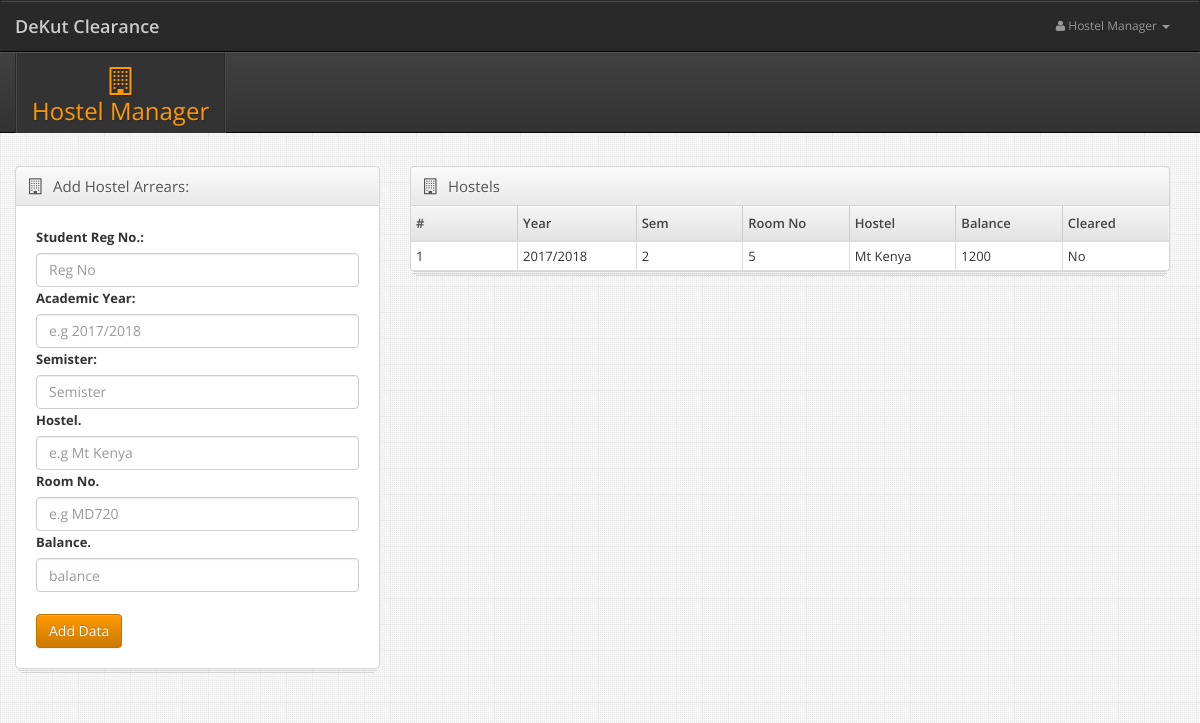
Screenshot of /hostel_manager.php with the database file from the repository.
### tables this page shows
CREATE TABLE IF NOT EXISTS `hostel` (
  `id` int(11) NOT NULL AUTO_INCREMENT,
  `user_id` int(11) NOT NULL DEFAULT '0',
  `space_no` varchar(50) NOT NULL DEFAULT '',
  `room_no` varchar(50) NOT NULL DEFAULT '',
  `amount` double NOT NULL DEFAULT '0',
  `academic_year` varchar(50) NOT NULL DEFAULT '',
  `sem` varchar(50) NOT NULL DEFAULT '',
  `cleared` enum('Y','N') NOT NULL DEFAULT 'N',
  `time` timestamp NOT NULL DEFAULT CURRENT_TIMESTAMP ON UPDATE CURRENT_TIMESTAMP,
  PRIMARY KEY (`id`)
);

### db/db_connect.php (called while the page is built, shortened)
<?php
class DB_CONNECT {
    function connect() {
        $con =  mysqli_connect(DB_SERVER, DB_USER, DB_PASSWORD,DB_DATABASE) or die(mysql_error());
        return $con;
    }
}
?>

### hostel_manager.php (the view, shortened to what this page needs)
<?php
  require_once __DIR__ . '/db/db_connect.php';
  $db = new DB_CONNECT();
  $finalArray2 = array();
  $query = mysqli_query($db->connect(), "Select *,(SELECT SUM(`amount`) FROM `hostel` ) AS total_amount FROM `hostel` WHERE  `cleared`  = 'N' AND `amount` > 0 GROUP BY `id`  ") or die(mysqli_error($db->connect()));
    if ($query) {
        $rows = mysqli_num_rows($query);
        $count2 = 0;
        if ($rows > 0) {
            while ($row = mysqli_fetch_array($query)) {
                $space_no = $row['space_no'];
                $room_no = $row['room_no'];
                $amount = $row['amount'];
                $academic_year = $row['academic_year'];
                $sem = $row['sem'];
                $dataArray = array();
                $dataArray['space_no'] = $space_no;
                $dataArray['room_no'] = $room_no;
                $dataArray['amount'] = $amount;
                $dataArray['academic_year'] = $academic_year;
                $dataArray['sem'] = $sem;
                $cleared = "Yes";
                if($amount > 0){
                    $cleared = "No";
                }
                $dataArray['cleared'] = $cleared;
                $finalArray2[$count2] = $dataArray;
                $count2++;
            }
        }
    }
?>
<!DOCTYPE html>
<html lang="en">
    <head>
        <link href="./css/bootstrap.min.css" rel="stylesheet">
        <link href="./css/bootstrap-responsive.min.css" rel="stylesheet">
        <link href="./css/font-awesome.min.css" rel="stylesheet">
        <link href="./css/ui-lightness/jquery-ui-1.10.0.custom.min.css" rel="stylesheet">
        <link href="./css/base-admin-3.css" rel="stylesheet">
        <link href="./css/base-admin-3-responsive.css" rel="stylesheet">
        <link href="./css/pages/dashboard.css" rel="stylesheet">
        <link href="./css/custom.css" rel="stylesheet">
    </head>
    <body>
           <nav class="navbar navbar-inverse" role="navigation">
            <div class="container">
                <div class="navbar-header">
                    <a class="navbar-brand" href="./index.php">DeKut Clearance</a>
                </div>
                <div class="collapse navbar-collapse navbar-ex1-collapse">
                    <ul class="nav navbar-nav navbar-right">
                        <li class="dropdown">
                            <a href="javscript:;" class="dropdown-toggle" data-toggle="dropdown">
                                <i class="icon-user"></i>
                                Hostel Manager
                                <b class="caret"></b>
                            </a>
                        </li>
                    </ul>
                </div>
            </div>
        </nav>
        <div class="subnavbar">
            <div class="subnavbar-inner">
                <div class="container">
                    <div class="collapse subnav-collapse">
                        <ul class="mainnav">
                            <li class="active">
                                <a href="#">
                                    <i class="icon-building"></i>
                                    <h3>Hostel Manager</h3>
                                </a>
                            </li>
                        </ul>
                    </div>
                </div>
            </div>
        </div>
        <div class="main">
            <div class="container">
                <div class="row">
                    <div class="col-md-4">
                        <div class="widget stacked widget-table action-table">
                             <div class="widget-header">
                                <i class="icon-building"></i>
                                <h3>Add Hostel Arrears:</h3>
                            </div>
                            <div class="widget-content " style="padding: 20px;">
                                <form method="POST" action="hostel_manager.php">
				<div class="field">
					<label for="firstname">Student Reg No.:</label>
					<input type="text" name="regno"  value="" placeholder="Reg No" class="form-control" />
				</div>
				<div class="field">
					<label for="lastname">Academic Year:</label>
					<input type="text" name="year"  value="" placeholder="e.g 2017/2018" class="form-control" />
				</div>
                                <div class="field">
					<label for="firstname">Semister:</label>
					<input type="text" name="sem"  value="" placeholder="Semister" class="form-control" />
				</div>
                                <div class="field">
					<label for="lastname">Hostel.</label>
					<input type="text" name="space_no"  value="" placeholder="e.g Mt Kenya" class="form-control" />
				</div>
				<div class="field">
					<label for="firstname">Room No.</label>
					<input type="text" name="room_no"  value="" placeholder="e.g MD720" class="form-control" />
				</div>
                                <div class="field">
					<label for="lastname">Balance.</label>
					<input type="text" name="amount"  value="" placeholder="balance" class="form-control" />
				</div>
                                <br>
                                <div>
                                    <input type="submit" class="login-action btn btn-primary" Value="Add Data"/>
                                </div>
                               </form>
                            </div>
                        </div>
                        </div>
                        <div class="col-md-8">
                             <div class="widget stacked widget-table  action-table">
                            <div class="widget-header">
                                <i class="icon-building"></i>
                                <h3>Hostels </h3>
                            </div>
                            <div class="widget-content">
                                <table class="table table-bordered table-condensed">
                                   <thead>
                                         <tr>
                                             <th>#</th>
                                           <th>Year</th>
                                           <th>Sem</th>
                                           <th>Room No</th>
                                           <th>Hostel</th>
                                           <th>Balance</th>
                                            <th>Cleared</th>
                                         </tr>
                                     </thead>
                                    <tbody>
                                        <?php $count2 = 0;
                                    for ($j = 0; $j < sizeof($finalArray2); $j++){
                                        $count2++;
                                        ?>
                                        <tr class="">
                                           <td class="col col-lg-1 "> <?php echo $count2; ?></td>
                                           <td class="col col-lg-1 "><?php echo $finalArray2[$j]["academic_year"]?></td>
                                           <td class="col col-lg-1 "><?php echo $finalArray2[$j]["sem"]?></td>
                                            <td class="col col-lg-1 "><?php echo $finalArray2[$j]["room_no"]?></td>
                                           <td class="col col-lg-1 "><?php echo $finalArray2[$j]["space_no"]?></td>
                                           <td class="col col-lg-1 "><?php echo $finalArray2[$j]["amount"]?></td>
                                          <td class="col col-lg-1 "><?php echo $finalArray2[$j]["cleared"]?></td>
                                       </tr>
                                    <?php }?>
                                    </tbody>
                                </table>
                            </div>
                            </div>
                        </div>
                    </div>
                </div>
            </div>
    </body>
</html>

### css/base-admin-3-responsive.css (style rules this page uses)
@media (min-width: 768px) { .subnav-collapse.collapse { display: block!important; height: auto!important; padding-bottom: 0; overflow: visible!important; } }
@media (min-width: 1200px) { .navbar .container, .subnavbar .container { padding-right: 0; padding-left: 0; } }

### rows the page displays
hostel: academic_year "2017/2018", sem "2", room_no "5", space_no "Mt Kenya", amount "1200", cleared "No"
